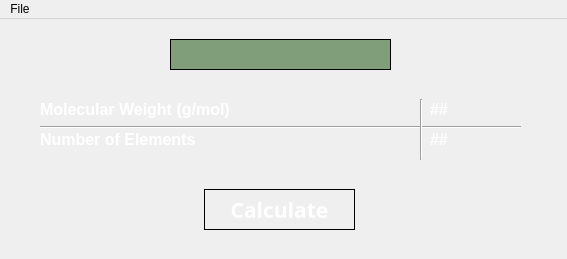
<?xml version="1.0" encoding="UTF-8"?>
<ui version="4.0">
 <class>MolecularWeight</class>
 <widget class="QMainWindow" name="MolecularWeight">
  <property name="geometry">
   <rect>
    <x>0</x>
    <y>0</y>
    <width>567</width>
    <height>259</height>
   </rect>
  </property>
  <property name="windowTitle">
   <string>MolecularWeight</string>
  </property>
  <property name="styleSheet">
   <string notr="true">QMainWindow
{
	background: qlineargradient(x1: 0, y1: 0, x2: 0, y2: 1,
	stop: 0 #4F6172 ,
	stop: 1 #35404F);
}</string>
  </property>
  <widget class="QWidget" name="centralWidget">
   <property name="minimumSize">
    <size>
     <width>567</width>
     <height>214</height>
    </size>
   </property>
   <widget class="QTextEdit" name="inputText">
    <property name="geometry">
     <rect>
      <x>170</x>
      <y>20</y>
      <width>221</width>
      <height>31</height>
     </rect>
    </property>
    <property name="font">
     <font>
      <pointsize>12</pointsize>
      <weight>75</weight>
      <bold>true</bold>
     </font>
    </property>
    <property name="styleSheet">
     <string notr="true">QTextEdit
{
	background-color: #809E7A;
	border: 1px solid black;
	color : white;
}</string>
    </property>
   </widget>
   <widget class="QLabel" name="result">
    <property name="geometry">
     <rect>
      <x>430</x>
      <y>80</y>
      <width>131</width>
      <height>21</height>
     </rect>
    </property>
    <property name="font">
     <font>
      <pointsize>12</pointsize>
      <weight>75</weight>
      <bold>true</bold>
     </font>
    </property>
    <property name="styleSheet">
     <string notr="true">QLabel
{
	color: white;
}</string>
    </property>
    <property name="text">
     <string>##</string>
    </property>
   </widget>
   <widget class="QPushButton" name="calculate">
    <property name="geometry">
     <rect>
      <x>204</x>
      <y>170</y>
      <width>151</width>
      <height>41</height>
     </rect>
    </property>
    <property name="font">
     <font>
      <family>Open Sans</family>
      <pointsize>16</pointsize>
      <weight>75</weight>
      <bold>true</bold>
     </font>
    </property>
    <property name="styleSheet">
     <string notr="true">QPushButton
{
	color: white;
	border: 1px solid black;
	background: qlineargradient(x1: 0, y1: 0, x2: 0, y2: 1,
	stop: 0 #40918F ,
	stop: 1 #4FC2C1);
}

QPushButton::hover
{
	background: qlineargradient(x1: 0, y1: 0, x2: 0, y2: 1,
	stop: 0 #E08D8C ,
	stop: 1 #E35F55);
}</string>
    </property>
    <property name="text">
     <string>Calculate</string>
    </property>
   </widget>
   <widget class="QLabel" name="elementsCount">
    <property name="geometry">
     <rect>
      <x>430</x>
      <y>110</y>
      <width>91</width>
      <height>21</height>
     </rect>
    </property>
    <property name="font">
     <font>
      <pointsize>12</pointsize>
      <weight>75</weight>
      <bold>true</bold>
     </font>
    </property>
    <property name="styleSheet">
     <string notr="true">QLabel
{
	color: white;
}</string>
    </property>
    <property name="text">
     <string>##</string>
    </property>
   </widget>
   <widget class="QLabel" name="label">
    <property name="geometry">
     <rect>
      <x>40</x>
      <y>80</y>
      <width>221</width>
      <height>21</height>
     </rect>
    </property>
    <property name="font">
     <font>
      <pointsize>12</pointsize>
      <weight>75</weight>
      <bold>true</bold>
     </font>
    </property>
    <property name="styleSheet">
     <string notr="true">QLabel
{
	color:white;
}</string>
    </property>
    <property name="text">
     <string>Molecular Weight (g/mol)</string>
    </property>
   </widget>
   <widget class="QLabel" name="label_2">
    <property name="geometry">
     <rect>
      <x>40</x>
      <y>110</y>
      <width>181</width>
      <height>21</height>
     </rect>
    </property>
    <property name="font">
     <font>
      <pointsize>12</pointsize>
      <weight>75</weight>
      <bold>true</bold>
     </font>
    </property>
    <property name="styleSheet">
     <string notr="true">QLabel
{
	color:white;
}</string>
    </property>
    <property name="text">
     <string>Number of Elements</string>
    </property>
   </widget>
   <widget class="Line" name="line">
    <property name="geometry">
     <rect>
      <x>40</x>
      <y>100</y>
      <width>481</width>
      <height>16</height>
     </rect>
    </property>
    <property name="orientation">
     <enum>Qt::Horizontal</enum>
    </property>
   </widget>
   <widget class="Line" name="line_2">
    <property name="geometry">
     <rect>
      <x>420</x>
      <y>80</y>
      <width>3</width>
      <height>61</height>
     </rect>
    </property>
    <property name="orientation">
     <enum>Qt::Vertical</enum>
    </property>
   </widget>
  </widget>
  <widget class="QMenuBar" name="menuBar">
   <property name="geometry">
    <rect>
     <x>0</x>
     <y>0</y>
     <width>567</width>
     <height>21</height>
    </rect>
   </property>
   <widget class="QMenu" name="menuFile">
    <property name="title">
     <string>File</string>
    </property>
    <addaction name="actionHelp"/>
    <addaction name="actionExit"/>
   </widget>
   <addaction name="menuFile"/>
  </widget>
  <action name="actionHelp">
   <property name="text">
    <string>Help</string>
   </property>
  </action>
  <action name="actionExit">
   <property name="text">
    <string>Exit</string>
   </property>
  </action>
 </widget>
 <layoutdefault spacing="6" margin="11"/>
 <resources/>
 <connections/>
</ui>
